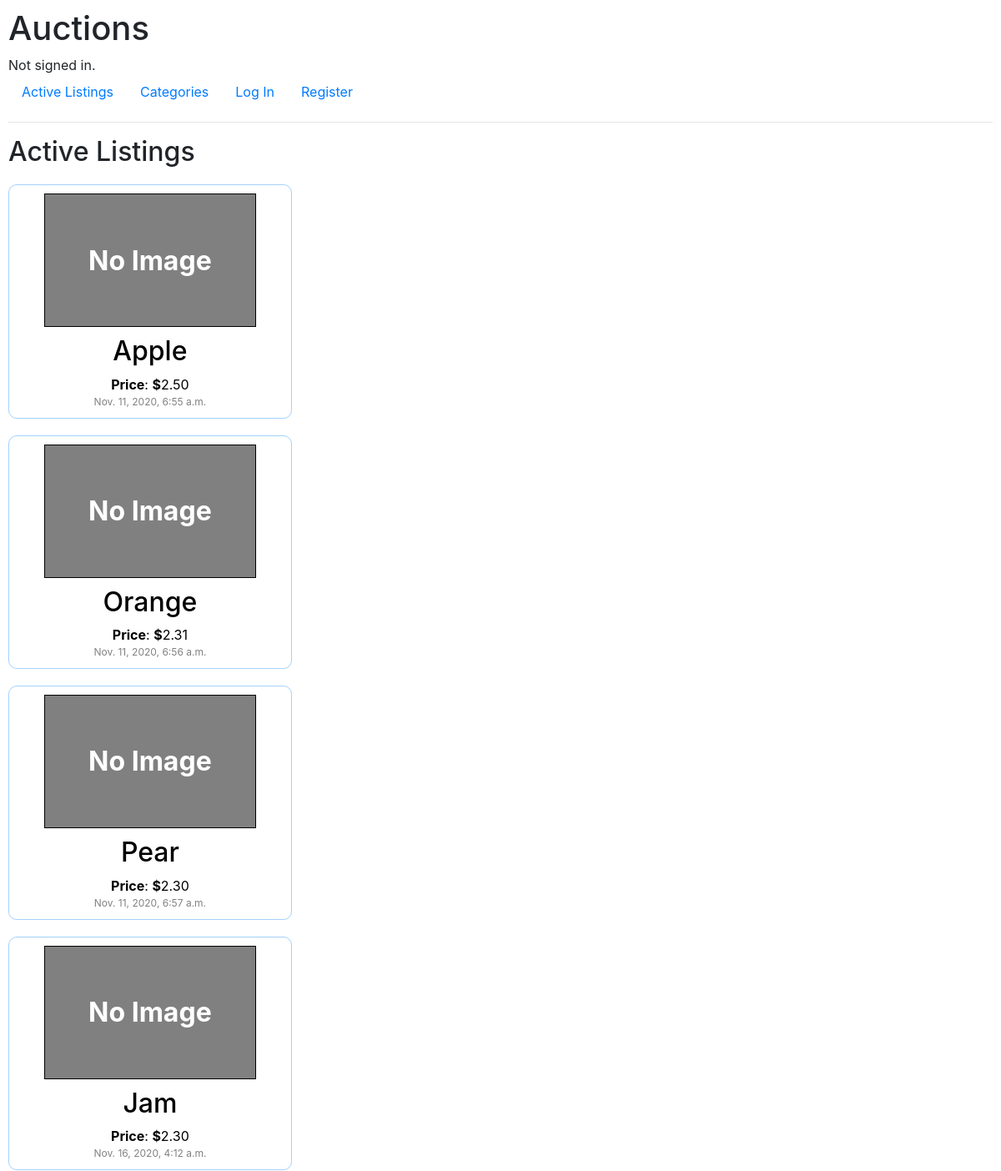
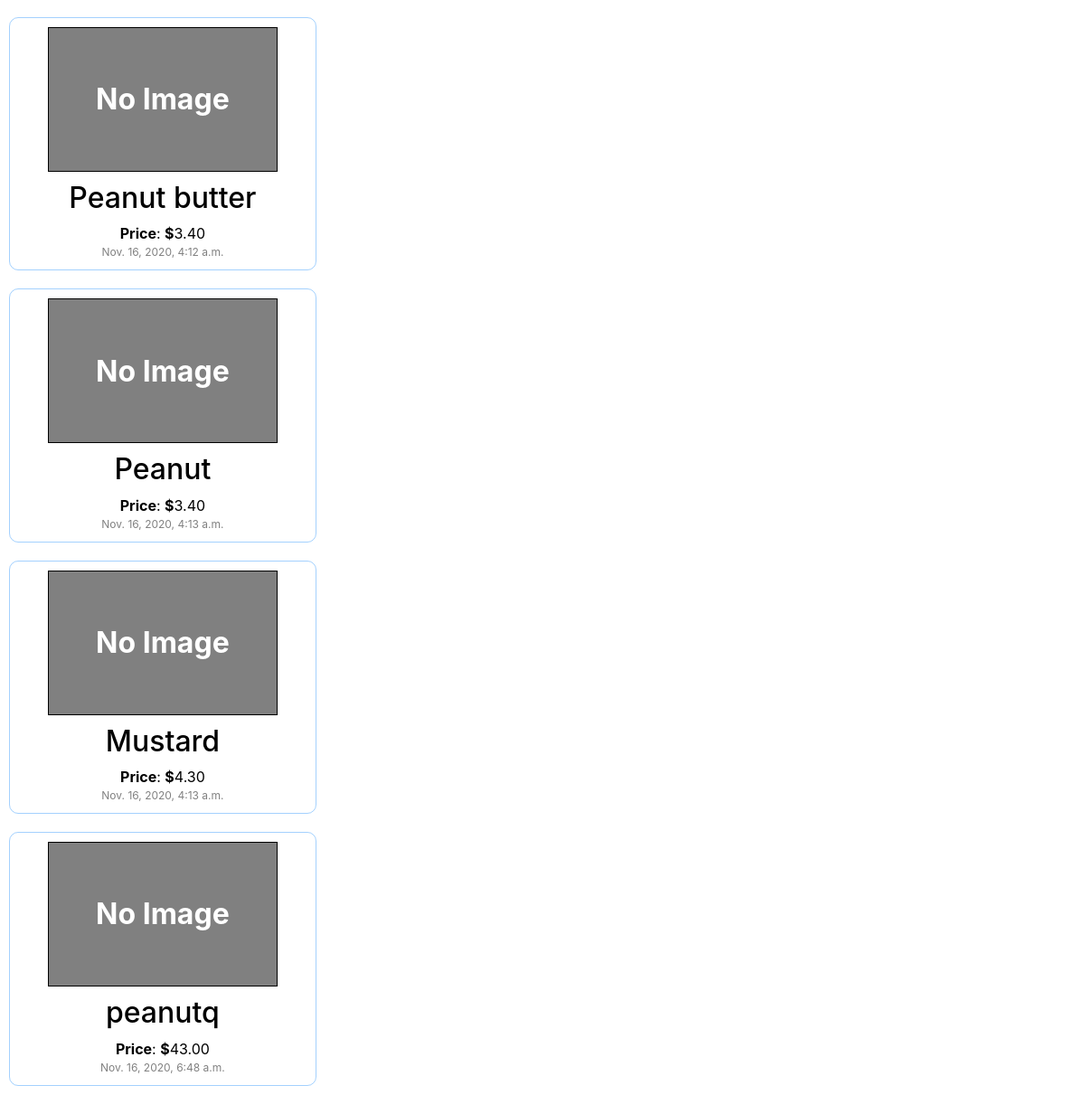
The page / on the database its author committed (2 pictures, top to bottom).
### auctions/models.py (models this page shows, shortened)
class Listings(models.Model):
    id = models.AutoField(auto_created=True, primary_key=True, serialize=False, verbose_name="ID")
    title = models.CharField(max_length=50)
    description = models.TextField()
    bid = models.DecimalField(max_digits=9 ,decimal_places=2)
    url = models.URLField(blank=True, null=True)
    by = models.CharField(max_length=120)
    date = models.DateTimeField(auto_now_add=True)
    category = models.ForeignKey(Categories, on_delete=models.CASCADE, related_name="categorys", blank=True, null=True)
    isClosed = models.BooleanField(default=False)
    winner = models.CharField(max_length=120, blank = True, null=True)

### auctions/views.py (the view)
# urls.py: path("", views.index, name="index"),
def index(request):
    return render(request, "auctions/index.html", {"listings": Listings.objects.all()})

### auctions/templates/auctions/index.html
{% extends "auctions/layout.html" %}
{% block body %}
    <h2>Active Listings</h2>
    {% for listing in listings %}
    <div class="box">
        <div class="borderer">
            <a href="listing/{{listing.id}}" class="listing-link">
                {% if listing.url %}
                    <img src="{{listing.url}}" width="80%" height="120px" class="index-listing">
                {% else %}
                    <div class="image-placeholder">
                        <span class="image-text">No Image</span>
                    </div>
                {% endif %}
                <h2>{{listing.title}}</h2>
                <div><strong>Price</strong>: <strong>$</strong>{{listing.bid}}</div>
                <div class="datetime">{{listing.date}}</div>
            </a>
        </div>
    </div>
    {%empty%}
    <h3 style="position: fixed; left:50%; transform: translate(-50%,0%)">No active listings</h3>
    {%endfor%}
{% endblock %}

### auctions/templates/auctions/layout.html (shortened to what this page needs)
{% load static %}
<!DOCTYPE html>
<html lang="en">
    <head>
        <link rel="stylesheet" href="https://stackpath.bootstrapcdn.com/bootstrap/4.4.1/css/bootstrap.min.css">
        <link href="{% static 'auctions/styles.css' %}" rel="stylesheet">
    </head>
    <body>
        <h1>Auctions</h1>
        <div>
            {% if user.is_authenticated %}
                Signed in as <strong>{{ user.username }}</strong>.
            {% else %}
                Not signed in.
            {% endif %}
        </div>
        <ul class="nav" >
            <li class="nav-item">
                <a class="nav-link" href="{% url 'index' %}">Active Listings</a>
            </li>
            <li class="nav-item">
                <a class="nav-link" href="{% url 'categories' %}">Categories</a>
            </li>
            {% if user.is_authenticated %}
                <li class="nav-item">
                    <a class="nav-link" href="{% url 'watchList' %}">Watchlist</a>
                </li>
                <li class="nav-item">
                    <a class="nav-link" href="{% url 'logout' %}">Log Out</a>
                </li>
                <li class="nav-item">
                    <a class="nav-link" href="{% url 'create' %}">New Listing</a>
                </li>
            {% else %}
                <li class="nav-item">
                    <a class="nav-link" href="{% url 'login' %}">Log In</a>
                </li>
                <li class="nav-item">
                    <a class="nav-link" href="{% url 'register' %}">Register</a>
                </li>
            {% endif %}
        </ul>
        <hr>
        {% block body %}
        {% endblock %}
    </body>
</html>

### auctions/static/auctions/styles.css (style rules this page uses)
body { padding: 10px; }
.box { width: 32%; margin-top: 20px; }
.borderer { width: 90%; text-align: center; border-radius: 10px; border: 1px solid rgba(29, 140, 252, 0.4); padding: 10px; }
.datetime { font-size: 12px; color: grey; }
.listing-link { color: black; }
.image-text { position: relative; top: 35%; color: white; font-weight: 700; font-size: 4vh; }
.image-placeholder { width: 80%; height: 160px; background-color: grey; border: 1px solid black; margin: 0 auto; margin-bottom: 10px; }

### rows shown on the page
Listings: url "No Image", title "Apple", bid "2.50", date "Nov. 11, 2020, 6:55 a.m."
Listings: url "No Image", title "Orange", bid "2.31", date "Nov. 11, 2020, 6:56 a.m."
Listings: url "No Image", title "Pear", bid "2.30", date "Nov. 11, 2020, 6:57 a.m."
Listings: url "No Image", title "Jam", bid "2.30", date "Nov. 16, 2020, 4:12 a.m."
Listings: url "No Image", title "Peanut butter", bid "3.40", date "Nov. 16, 2020, 4:12 a.m."
Listings: url "No Image", title "Peanut", bid "3.40", date "Nov. 16, 2020, 4:13 a.m."
Listings: url "No Image", title "Mustard", bid "4.30", date "Nov. 16, 2020, 4:13 a.m."
Listings: url "No Image", title "peanutq", bid "43.00", date "Nov. 16, 2020, 6:48 a.m."
